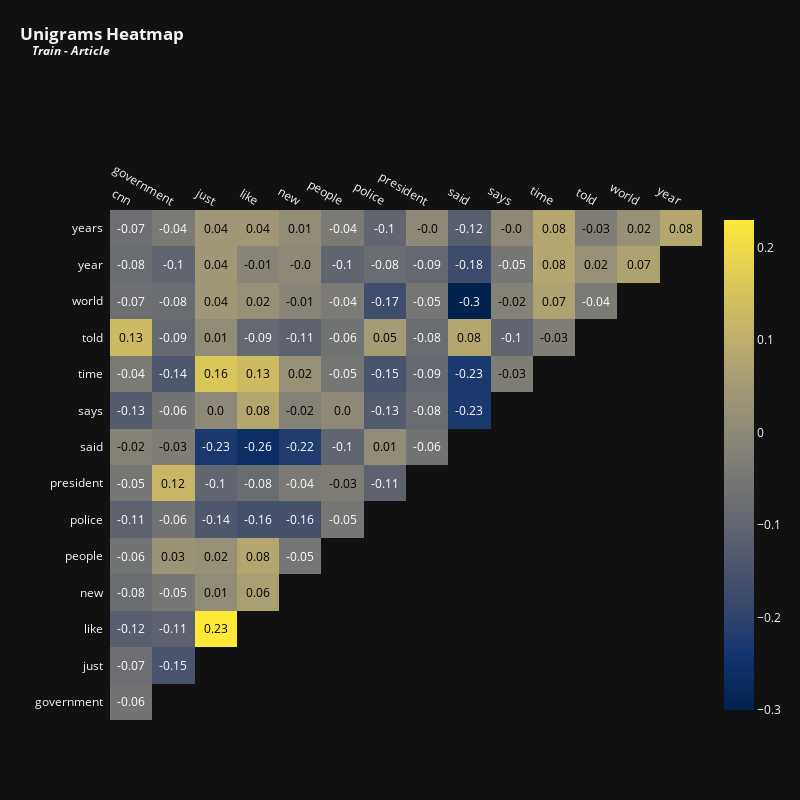

Source (notebook cell):
### Code cell
vectorizer = TfidfVectorizer(max_features = 15,stop_words = 'english') # Top 15 terms
x = vectorizer.fit_transform(train_all['article'])
df_tfidfvect = pd.DataFrame(x.toarray(), columns=vectorizer.get_feature_names_out())
plot_correlation(df_tfidfvect, 'Unigrams', 'Train - Article', 800, 800, 12)

### Figure 1 — Plotly figure (JSON) as saved in the notebook; plotly's stock layout.template omitted (floating-point values rounded to 4 significant figures)
{"data": [{"colorscale": [[0, "#00224e"], [0.1111, "#123570"], [0.2222, "#3b496c"], [0.3333, "#575d6d"], [0.4444, "#707173"], [0.5556, "#8a8678"], [0.6667, "#a59c74"], [0.7778, "#c3b369"], [0.8889, "#e1cc55"], [1, "#fee838"]], "reversescale": false, "showscale": false, "type": "heatmap", "x": ["cnn", "government", "just", "like", "new", "people", "police", "president", "said", "says", "time", "told", "world", "year"], "y": ["years", "year", "world", "told", "time", "says", "said", "president", "police", "people", "new", "like", "just", "government"], "z": [[-0.07, -0.04, 0.04, 0.04, 0.01, -0.04, -0.1, 0, -0.12, 0, 0.08, -0.03, 0.02, 0.08], [-0.08, -0.1, 0.04, -0.01, 0, -0.1, -0.08, -0.09, -0.18, -0.05, 0.08, 0.02, 0.07], [-0.07, -0.08, 0.04, 0.02, -0.01, -0.04, -0.17, -0.05, -0.3, -0.02, 0.07, -0.04], [0.13, -0.09, 0.01, -0.09, -0.11, -0.06, 0.05, -0.08, 0.08, -0.1, -0.03], [-0.04, -0.14, 0.16, 0.13, 0.02, -0.05, -0.15, -0.09, -0.23, -0.03], [-0.13, -0.06, 0, 0.08, -0.02, 0, -0.13, -0.08, -0.23], [-0.02, -0.03, -0.23, -0.26, -0.22, -0.1, 0.01, -0.06], [-0.05, 0.12, -0.1, -0.08, -0.04, -0.03, -0.11], [-0.11, -0.06, -0.14, -0.16, -0.16, -0.05], [-0.06, 0.03, 0.02, 0.08, -0.05], [-0.08, -0.05, 0.01, 0.06], [-0.12, -0.11, 0.23], [-0.07, -0.15], [-0.06]]}, {"colorscale": [[0, "#00224e"], [0.1111, "#123570"], [0.2222, "#3b496c"], [0.3333, "#575d6d"], [0.4444, "#707173"], [0.5556, "#8a8678"], [0.6667, "#a59c74"], [0.7778, "#c3b369"], [0.8889, "#e1cc55"], [1, "#fee838"]], "showscale": true, "type": "heatmap", "visible": true, "z": [[-0.07, -0.04, 0.04, 0.04, 0.01, -0.04, -0.1, 0, -0.12, 0, 0.08, -0.03, 0.02, 0.08], [-0.08, -0.1, 0.04, -0.01, 0, -0.1, -0.08, -0.09, -0.18, -0.05, 0.08, 0.02, 0.07], [-0.07, -0.08, 0.04, 0.02, -0.01, -0.04, -0.17, -0.05, -0.3, -0.02, 0.07, -0.04], [0.13, -0.09, 0.01, -0.09, -0.11, -0.06, 0.05, -0.08, 0.08, -0.1, -0.03], [-0.04, -0.14, 0.16, 0.13, 0.02, -0.05, -0.15, -0.09, -0.23, -0.03], [-0.13, -0.06, 0, 0.08, -0.02, 0, -0.13, -0.08, -0.23], [-0.02, -0.03, -0.23, -0.26, -0.22, -0.1, 0.01, -0.06], [-0.05, 0.12, -0.1, -0.08, -0.04, -0.03, -0.11], [-0.11, -0.06, -0.14, -0.16, -0.16, -0.05], [-0.06, 0.03, 0.02, 0.08, -0.05], [-0.08, -0.05, 0.01, 0.06], [-0.12, -0.11, 0.23], [-0.07, -0.15], [-0.06]]}], "layout": {"annotations": [{"font": {"color": "#FFFFFF", "size": 12}, "showarrow": false, "text": "-0.07", "x": "cnn", "xref": "x", "y": "years", "yref": "y"}, {"font": {"color": "#FFFFFF", "size": 12}, "showarrow": false, "text": "-0.04", "x": "government", "xref": "x", "y": "years", "yref": "y"}, {"font": {"color": "#000000", "size": 12}, "showarrow": false, "text": "0.04", "x": "just", "xref": "x", "y": "years", "yref": "y"}, {"font": {"color": "#000000", "size": 12}, "showarrow": false, "text": "0.04", "x": "like", "xref": "x", "y": "years", "yref": "y"}, {"font": {"color": "#000000", "size": 12}, "showarrow": false, "text": "0.01", "x": "new", "xref": "x", "y": "years", "yref": "y"}, {"font": {"color": "#FFFFFF", "size": 12}, "showarrow": false, "text": "-0.04", "x": "people", "xref": "x", "y": "years", "yref": "y"}, {"font": {"color": "#FFFFFF", "size": 12}, "showarrow": false, "text": "-0.1", "x": "police", "xref": "x", "y": "years", "yref": "y"}, {"font": {"color": "#000000", "size": 12}, "showarrow": false, "text": "-0.0", "x": "president", "xref": "x", "y": "years", "yref": "y"}, {"font": {"color": "#FFFFFF", "size": 12}, "showarrow": false, "text": "-0.12", "x": "said", "xref": "x", "y": "years", "yref": "y"}, {"font": {"color": "#000000", "size": 12}, "showarrow": false, "text": "-0.0", "x": "says", "xref": "x", "y": "years", "yref": "y"}, {"font": {"color": "#000000", "size": 12}, "showarrow": false, "text": "0.08", "x": "time", "xref": "x", "y": "years", "yref": "y"}, {"font": {"color": "#000000", "size": 12}, "showarrow": false, "text": "-0.03", "x": "told", "xref": "x", "y": "years", "yref": "y"}, {"font": {"color": "#000000", "size": 12}, "showarrow": false, "text": "0.02", "x": "world", "xref": "x", "y": "years", "yref": "y"}, {"font": {"color": "#000000", "size": 12}, "showarrow": false, "text": "0.08", "x": "year", "xref": "x", "y": "years", "yref": "y"}, {"font": {"color": "#FFFFFF", "size": 12}, "showarrow": false, "text": "-0.08", "x": "cnn", "xref": "x", "y": "year", "yref": "y"}, {"font": {"color": "#FFFFFF", "size": 12}, "showarrow": false, "text": "-0.1", "x": "government", "xref": "x", "y": "year", "yref": "y"}, {"font": {"color": "#000000", "size": 12}, "showarrow": false, "text": "0.04", "x": "just", "xref": "x", "y": "year", "yref": "y"}, {"font": {"color": "#000000", "size": 12}, "showarrow": false, "text": "-0.01", "x": "like", "xref": "x", "y": "year", "yref": "y"}, {"font": {"color": "#000000", "size": 12}, "showarrow": false, "text": "-0.0", "x": "new", "xref": "x", "y": "year", "yref": "y"}, {"font": {"color": "#FFFFFF", "size": 12}, "showarrow": false, "text": "-0.1", "x": "people", "xref": "x", "y": "year", "yref": "y"}, {"font": {"color": "#FFFFFF", "size": 12}, "showarrow": false, "text": "-0.08", "x": "police", "xref": "x", "y": "year", "yref": "y"}, {"font": {"color": "#FFFFFF", "size": 12}, "showarrow": false, "text": "-0.09", "x": "president", "xref": "x", "y": "year", "yref": "y"}, {"font": {"color": "#FFFFFF", "size": 12}, "showarrow": false, "text": "-0.18", "x": "said", "xref": "x", "y": "year", "yref": "y"}, {"font": {"color": "#FFFFFF", "size": 12}, "showarrow": false, "text": "-0.05", "x": "says", "xref": "x", "y": "year", "yref": "y"}, {"font": {"color": "#000000", "size": 12}, "showarrow": false, "text": "0.08", "x": "time", "xref": "x", "y": "year", "yref": "y"}, {"font": {"color": "#000000", "size": 12}, "showarrow": false, "text": "0.02", "x": "told", "xref": "x", "y": "year", "yref": "y"}, {"font": {"color": "#000000", "size": 12}, "showarrow": false, "text": "0.07", "x": "world", "xref": "x", "y": "year", "yref": "y"}, {"font": {"color": "#FFFFFF", "size": 12}, "showarrow": false, "text": "-0.07", "x": "cnn", "xref": "x", "y": "world", "yref": "y"}, {"font": {"color": "#FFFFFF", "size": 12}, "showarrow": false, "text": "-0.08", "x": "government", "xref": "x", "y": "world", "yref": "y"}, {"font": {"color": "#000000", "size": 12}, "showarrow": false, "text": "0.04", "x": "just", "xref": "x", "y": "world", "yref": "y"}, {"font": {"color": "#000000", "size": 12}, "showarrow": false, "text": "0.02", "x": "like", "xref": "x", "y": "world", "yref": "y"}, {"font": {"color": "#000000", "size": 12}, "showarrow": false, "text": "-0.01", "x": "new", "xref": "x", "y": "world", "yref": "y"}, {"font": {"color": "#FFFFFF", "size": 12}, "showarrow": false, "text": "-0.04", "x": "people", "xref": "x", "y": "world", "yref": "y"}, {"font": {"color": "#FFFFFF", "size": 12}, "showarrow": false, "text": "-0.17", "x": "police", "xref": "x", "y": "world", "yref": "y"}, {"font": {"color": "#FFFFFF", "size": 12}, "showarrow": false, "text": "-0.05", "x": "president", "xref": "x", "y": "world", "yref": "y"}, {"font": {"color": "#FFFFFF", "size": 12}, "showarrow": false, "text": "-0.3", "x": "said", "xref": "x", "y": "world", "yref": "y"}, {"font": {"color": "#000000", "size": 12}, "showarrow": false, "text": "-0.02", "x": "says", "xref": "x", "y": "world", "yref": "y"}, {"font": {"color": "#000000", "size": 12}, "showarrow": false, "text": "0.07", "x": "time", "xref": "x", "y": "world", "yref": "y"}, {"font": {"color": "#FFFFFF", "size": 12}, "showarrow": false, "text": "-0.04", "x": "told", "xref": "x", "y": "world", "yref": "y"}, {"font": {"color": "#000000", "size": 12}, "showarrow": false, "text": "0.13", "x": "cnn", "xref": "x", "y": "told", "yref": "y"}, {"font": {"color": "#FFFFFF", "size": 12}, "showarrow": false, "text": "-0.09", "x": "government", "xref": "x", "y": "told", "yref": "y"}, {"font": {"color": "#000000", "size": 12}, "showarrow": false, "text": "0.01", "x": "just", "xref": "x", "y": "told", "yref": "y"}, {"font": {"color": "#FFFFFF", "size": 12}, "showarrow": false, "text": "-0.09", "x": "like", "xref": "x", "y": "told", "yref": "y"}, {"font": {"color": "#FFFFFF", "size": 12}, "showarrow": false, "text": "-0.11", "x": "new", "xref": "x", "y": "told", "yref": "y"}, {"font": {"color": "#FFFFFF", "size": 12}, "showarrow": false, "text": "-0.06", "x": "people", "xref": "x", "y": "told", "yref": "y"}, {"font": {"color": "#000000", "size": 12}, "showarrow": false, "text": "0.05", "x": "police", "xref": "x", "y": "told", "yref": "y"}, {"font": {"color": "#FFFFFF", "size": 12}, "showarrow": false, "text": "-0.08", "x": "president", "xref": "x", "y": "told", "yref": "y"}, {"font": {"color": "#000000", "size": 12}, "showarrow": false, "text": "0.08", "x": "said", "xref": "x", "y": "told", "yref": "y"}, {"font": {"color": "#FFFFFF", "size": 12}, "showarrow": false, "text": "-0.1", "x": "says", "xref": "x", "y": "told", "yref": "y"}, {"font": {"color": "#000000", "size": 12}, "showarrow": false, "text": "-0.03", "x": "time", "xref": "x", "y": "told", "yref": "y"}, {"font": {"color": "#FFFFFF", "size": 12}, "showarrow": false, "text": "-0.04", "x": "cnn", "xref": "x", "y": "time", "yref": "y"}, {"font": {"color": "#FFFFFF", "size": 12}, "showarrow": false, "text": "-0.14", "x": "government", "xref": "x", "y": "time", "yref": "y"}, {"font": {"color": "#000000", "size": 12}, "showarrow": false, "text": "0.16", "x": "just", "xref": "x", "y": "time", "yref": "y"}, {"font": {"color": "#000000", "size": 12}, "showarrow": false, "text": "0.13", "x": "like", "xref": "x", "y": "time", "yref": "y"}, {"font": {"color": "#000000", "size": 12}, "showarrow": false, "text": "0.02", "x": "new", "xref": "x", "y": "time", "yref": "y"}, {"font": {"color": "#FFFFFF", "size": 12}, "showarrow": false, "text": "-0.05", "x": "people", "xref": "x", "y": "time", "yref": "y"}, {"font": {"color": "#FFFFFF", "size": 12}, "showarrow": false, "text": "-0.15", "x": "police", "xref": "x", "y": "time", "yref": "y"}, {"font": {"color": "#FFFFFF", "size": 12}, "showarrow": false, "text": "-0.09", "x": "president", "xref": "x", "y": "time", "yref": "y"}, {"font": {"color": "#FFFFFF", "size": 12}, "showarrow": false, "text": "-0.23", "x": "said", "xref": "x", "y": "time", "yref": "y"}, {"font": {"color": "#000000", "size": 12}, "showarrow": false, "text": "-0.03", "x": "says", "xref": "x", "y": "time", "yref": "y"}, {"font": {"color": "#FFFFFF", "size": 12}, "showarrow": false, "text": "-0.13", "x": "cnn", "xref": "x", "y": "says", "yref": "y"}, {"font": {"color": "#FFFFFF", "size": 12}, "showarrow": false, "text": "-0.06", "x": "government", "xref": "x", "y": "says", "yref": "y"}, {"font": {"color": "#000000", "size": 12}, "showarrow": false, "text": "0.0", "x": "just", "xref": "x", "y": "says", "yref": "y"}, {"font": {"color": "#000000", "size": 12}, "showarrow": false, "text": "0.08", "x": "like", "xref": "x", "y": "says", "yref": "y"}, {"font": {"color": "#000000", "size": 12}, "showarrow": false, "text": "-0.02", "x": "new", "xref": "x", "y": "says", "yref": "y"}, {"font": {"color": "#000000", "size": 12}, "showarrow": false, "text": "0.0", "x": "people", "xref": "x", "y": "says", "yref": "y"}, {"font": {"color": "#FFFFFF", "size": 12}, "showarrow": false, "text": "-0.13", "x": "police", "xref": "x", "y": "says", "yref": "y"}, {"font": {"color": "#FFFFFF", "size": 12}, "showarrow": false, "text": "-0.08", "x": "president", "xref": "x", "y": "says", "yref": "y"}, {"font": {"color": "#FFFFFF", "size": 12}, "showarrow": false, "text": "-0.23", "x": "said", "xref": "x", "y": "says", "yref": "y"}, {"font": {"color": "#000000", "size": 12}, "showarrow": false, "text": "-0.02", "x": "cnn", "xref": "x", "y": "said", "yref": "y"}, {"font": {"color": "#000000", "size": 12}, "showarrow": false, "text": "-0.03", "x": "government", "xref": "x", "y": "said", "yref": "y"}, {"font": {"color": "#FFFFFF", "size": 12}, "showarrow": false, "text": "-0.23", "x": "just", "xref": "x", "y": "said", "yref": "y"}, {"font": {"color": "#FFFFFF", "size": 12}, "showarrow": false, "text": "-0.26", "x": "like", "xref": "x", "y": "said", "yref": "y"}, {"font": {"color": "#FFFFFF", "size": 12}, "showarrow": false, "text": "-0.22", "x": "new", "xref": "x", "y": "said", "yref": "y"}, {"font": {"color": "#FFFFFF", "size": 12}, "showarrow": false, "text": "-0.1", "x": "people", "xref": "x", "y": "said", "yref": "y"}, {"font": {"color": "#000000", "size": 12}, "showarrow": false, "text": "0.01", "x": "police", "xref": "x", "y": "said", "yref": "y"}, {"font": {"color": "#FFFFFF", "size": 12}, "showarrow": false, "text": "-0.06", "x": "president", "xref": "x", "y": "said", "yref": "y"}, {"font": {"color": "#FFFFFF", "size": 12}, "showarrow": false, "text": "-0.05", "x": "cnn", "xref": "x", "y": "president", "yref": "y"}, {"font": {"color": "#000000", "size": 12}, "showarrow": false, "text": "0.12", "x": "government", "xref": "x", "y": "president", "yref": "y"}, {"font": {"color": "#FFFFFF", "size": 12}, "showarrow": false, "text": "-0.1", "x": "just", "xref": "x", "y": "president", "yref": "y"}, {"font": {"color": "#FFFFFF", "size": 12}, "showarrow": false, "text": "-0.08", "x": "like", "xref": "x", "y": "president", "yref": "y"}, {"font": {"color": "#FFFFFF", "size": 12}, "showarrow": false, "text": "-0.04", "x": "new", "xref": "x", "y": "president", "yref": "y"}, {"font": {"color": "#000000", "size": 12}, "showarrow": false, "text": "-0.03", "x": "people", "xref": "x", "y": "president", "yref": "y"}, {"font": {"color": "#FFFFFF", "size": 12}, "showarrow": false, "text": "-0.11", "x": "police", "xref": "x", "y": "president", "yref": "y"}, {"font": {"color": "#FFFFFF", "size": 12}, "showarrow": false, "text": "-0.11", "x": "cnn", "xref": "x", "y": "police", "yref": "y"}, {"font": {"color": "#FFFFFF", "size": 12}, "showarrow": false, "text": "-0.06", "x": "government", "xref": "x", "y": "police", "yref": "y"}, {"font": {"color": "#FFFFFF", "size": 12}, "showarrow": false, "text": "-0.14", "x": "just", "xref": "x", "y": "police", "yref": "y"}, {"font": {"color": "#FFFFFF", "size": 12}, "showarrow": false, "text": "-0.16", "x": "like", "xref": "x", "y": "police", "yref": "y"}, {"font": {"color": "#FFFFFF", "size": 12}, "showarrow": false, "text": "-0.16", "x": "new", "xref": "x", "y": "police", "yref": "y"}, {"font": {"color": "#FFFFFF", "size": 12}, "showarrow": false, "text": "-0.05", "x": "people", "xref": "x", "y": "police", "yref": "y"}, {"font": {"color": "#FFFFFF", "size": 12}, "showarrow": false, "text": "-0.06", "x": "cnn", "xref": "x", "y": "people", "yref": "y"}, {"font": {"color": "#000000", "size": 12}, "showarrow": false, "text": "0.03", "x": "government", "xref": "x", "y": "people", "yref": "y"}, {"font": {"color": "#000000", "size": 12}, "showarrow": false, "text": "0.02", "x": "just", "xref": "x", "y": "people", "yref": "y"}, {"font": {"color": "#000000", "size": 12}, "showarrow": false, "text": "0.08", "x": "like", "xref": "x", "y": "people", "yref": "y"}, {"font": {"color": "#FFFFFF", "size": 12}, "showarrow": false, "text": "-0.05", "x": "new", "xref": "x", "y": "people", "yref": "y"}, {"font": {"color": "#FFFFFF", "size": 12}, "showarrow": false, "text": "-0.08", "x": "cnn", "xref": "x", "y": "new", "yref": "y"}, {"font": {"color": "#FFFFFF", "size": 12}, "showarrow": false, "text": "-0.05", "x": "government", "xref": "x", "y": "new", "yref": "y"}, {"font": {"color": "#000000", "size": 12}, "showarrow": false, "text": "0.01", "x": "just", "xref": "x", "y": "new", "yref": "y"}, {"font": {"color": "#000000", "size": 12}, "showarrow": false, "text": "0.06", "x": "like", "xref": "x", "y": "new", "yref": "y"}, {"font": {"color": "#FFFFFF", "size": 12}, "showarrow": false, "text": "-0.12", "x": "cnn", "xref": "x", "y": "like", "yref": "y"}, {"font": {"color": "#FFFFFF", "size": 12}, "showarrow": false, "text": "-0.11", "x": "government", "xref": "x", "y": "like", "yref": "y"}, {"font": {"color": "#000000", "size": 12}, "showarrow": false, "text": "0.23", "x": "just", "xref": "x", "y": "like", "yref": "y"}, {"font": {"color": "#FFFFFF", "size": 12}, "showarrow": false, "text": "-0.07", "x": "cnn", "xref": "x", "y": "just", "yref": "y"}, {"font": {"color": "#FFFFFF", "size": 12}, "showarrow": false, "text": "-0.15", "x": "government", "xref": "x", "y": "just", "yref": "y"}, {"font": {"color": "#FFFFFF", "size": 12}, "showarrow": false, "text": "-0.06", "x": "cnn", "xref": "x", "y": "government", "yref": "y"}], "height": 800, "margin": {"l": 110, "t": 210}, "title": {"text": "<b>Unigrams Heatmap<br><sup>&nbsp;&nbsp;&nbsp;&nbsp;<i>Train - Article</i></sup></b>", "x": 0.025, "xanchor": "left", "y": 0.95}, "width": 800, "xaxis": {"dtick": 1, "gridcolor": "rgb(0, 0, 0)", "showgrid": false, "side": "top", "ticks": ""}, "yaxis": {"autorange": "reversed", "dtick": 1, "showgrid": false, "ticks": "", "ticksuffix": "  "}}}
